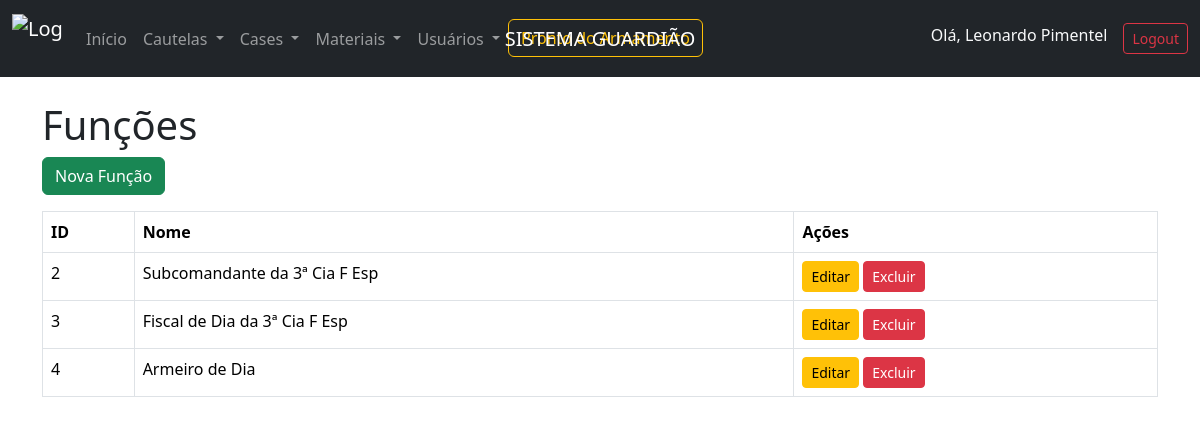
The page /funcoes/ (signed in) on the database its author committed.
### guardiao/models.py (models this page shows, shortened)
class Operador(models.Model):
    user = models.OneToOneField(User, on_delete=models.CASCADE)
    nome = models.CharField(max_length=100)
    identidade = models.CharField(max_length=20)
    funcao = models.CharField(max_length=100, null=True, blank=True)
    nivel_acesso = models.IntegerField(
        choices=[(1, 'Nível 1'), (2, 'Nível 2'), (3, 'Nível 3')], default=1)

class FuncaoAssinante(models.Model):
    nome = models.CharField(max_length=100)

### guardiao/views.py (the view)
# urls.py: path('funcoes/', listar_funcoes, name='listar_funcoes'),
@login_required
@nivel_acesso_minimo(2)
def listar_funcoes(request):
    funcoes = FuncaoAssinante.objects.all()
    return render(request, 'listar_funcoes.html', {'funcoes': funcoes})

### guardiao/templates/listar_funcoes.html (shortened to what this page needs)
{% extends 'base.html' %}
{% block navbar %}
    {% if user.operador.nivel_acesso == 2 %}
        {% include 'navbar_2.html' %}
    {% elif user.operador.nivel_acesso == 1 %}
        {% include 'navbar_1.html' %}
    {% else %}
        {% include 'navbar.html' %}
    {% endif %}
{% endblock %}
{% block content %}
<h1>Funções</h1>
<a href="{% url 'cadastrar_funcao' %}" class="btn btn-success mb-3">Nova Função</a>
<table class="table table-bordered">
    <thead>
        <tr>
            <th>ID</th>
            <th>Nome</th>
            <th>Ações</th>
        </tr>
    </thead>
    <tbody>
        {% for funcao in funcoes %}
        <tr>
            <td>{{ funcao.id }}</td>
            <td>{{ funcao.nome }}</td>
            <td>
                <a href="{% url 'editar_funcao' funcao.id %}" class="btn btn-warning btn-sm">Editar</a>
                <a href="{% url 'excluir_funcao' funcao.id %}" class="btn btn-danger btn-sm">Excluir</a>
            </td>
        </tr>
        {% endfor %}
    </tbody>
</table>
{% endblock %}

### guardiao/templates/navbar.html (shortened to what this page needs)
{% load static %}
<nav class="navbar navbar-expand-lg navbar-dark bg-dark">
    <div class="container-fluid">
        <a class="navbar-brand" href="/">
            <img src="{% static 'images/logo.png' %}" alt="Logo Guardião" width="50" height="50" class="d-inline-block align-text-top">
        </a>
        <span class="navbar-brand navbar-brand-center">SISTEMA GUARDIÃO</span>
        <div class="collapse navbar-collapse" id="navbarNav">
            <ul class="navbar-nav me-auto">
                <li class="nav-item">
                    <a class="nav-link" href="{% url 'listar_prontos' %}">Início</a>
                </li>
                <li class="nav-item dropdown">
                    <a class="nav-link dropdown-toggle" href="#" id="emprestimosDropdown" role="button" data-bs-toggle="dropdown" aria-expanded="false">
                        Cautelas
                    </a>
                </li>
                <li class="nav-item dropdown">
                    <a class="nav-link dropdown-toggle" href="#" id="casesDropdown" role="button" data-bs-toggle="dropdown" aria-expanded="false">
                        Cases
                    </a>
                </li>
                <li class="nav-item dropdown">
                    <a class="nav-link dropdown-toggle" href="#" id="materiaisDropdown" role="button" data-bs-toggle="dropdown" aria-expanded="false">
                        Materiais
                    </a>
                </li>
                <li class="nav-item dropdown">
                    <a class="nav-link dropdown-toggle" href="#" id="usuariosDropdown" role="button" data-bs-toggle="dropdown" aria-expanded="false">
                        Usuários
                    </a>
                </li>
                <li class="nav-item">
                    <a href="{% url 'pronto_armamento' %}" class="btn btn-outline-warning me-2">Pronto do Armamento</a>
                </li>
            </ul>
            <ul class="navbar-nav">
                {% if user.is_authenticated %}
                    <li class="nav-item">
                        <span class="navbar-text text-light me-3">Olá, {{ user.operador.nome }}</span>
                    </li>
                    <li class="nav-item">
                        <a class="btn btn-outline-danger btn-sm" href="{% url 'logout' %}">Logout</a>
                    </li>
                {% else %}
                    <li class="nav-item">
                        <a class="btn btn-outline-success btn-sm" href="{% url 'login' %}">Login</a>
                    </li>
                {% endif %}
            </ul>
        </div>
    </div>
</nav>

### guardiao/templates/base.html (style rules this page uses)
.navbar-brand-center { position: absolute; left: 50%; transform: translateX(-50%); }

### rows shown on the page
FuncaoAssinante: id "2", nome "Subcomandante da 3ª Cia F Esp"
FuncaoAssinante: id "3", nome "Fiscal de Dia da 3ª Cia F Esp"
FuncaoAssinante: id "4", nome "Armeiro de Dia"

### other values the page prints
{{ user.operador.nome }} "Leonardo Pimentel"
